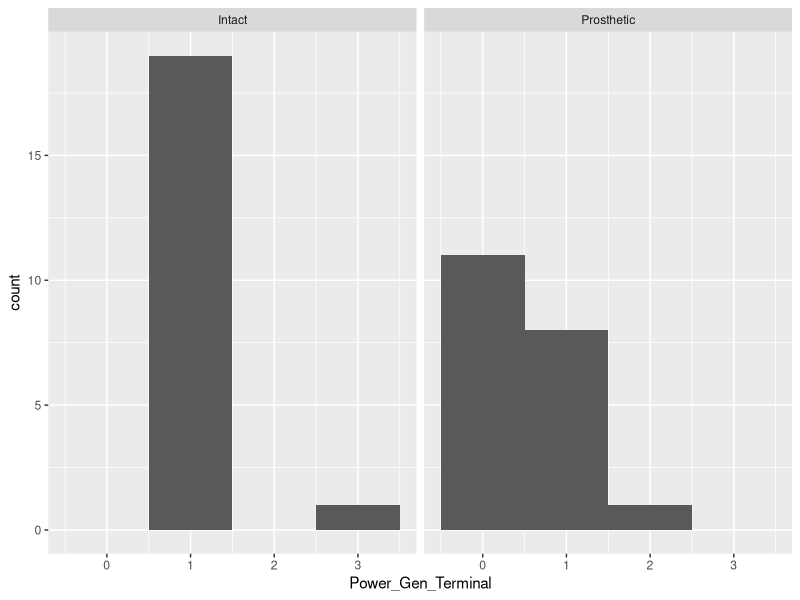
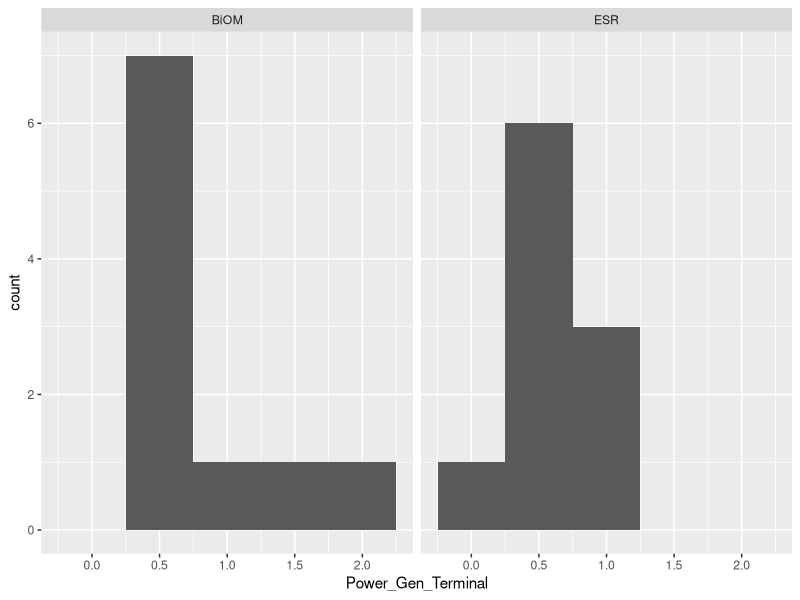
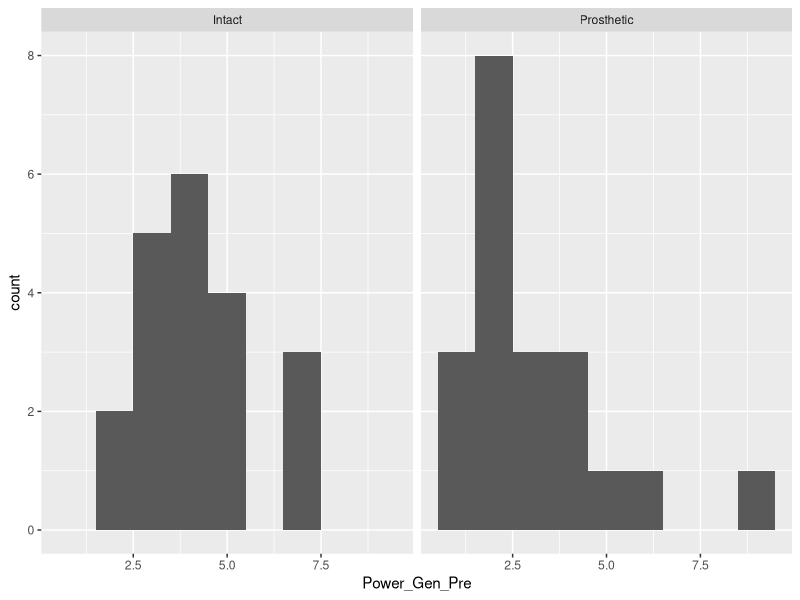
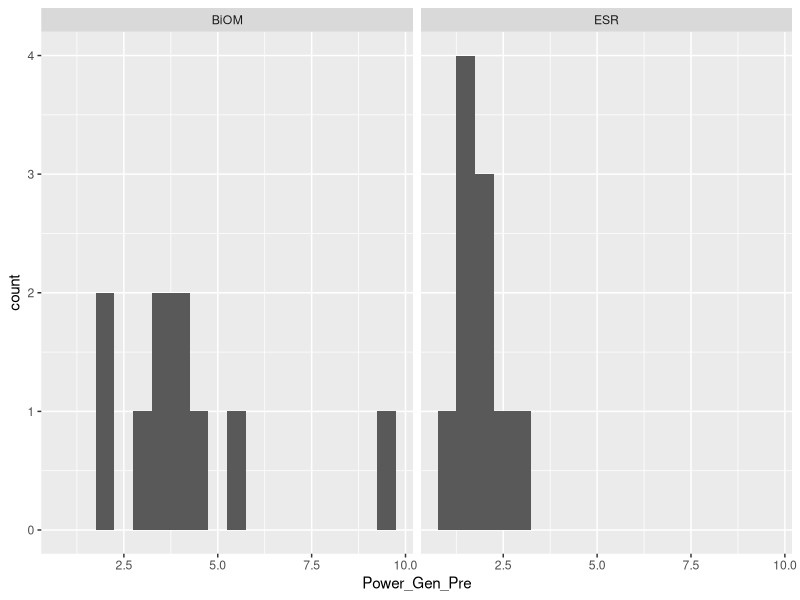
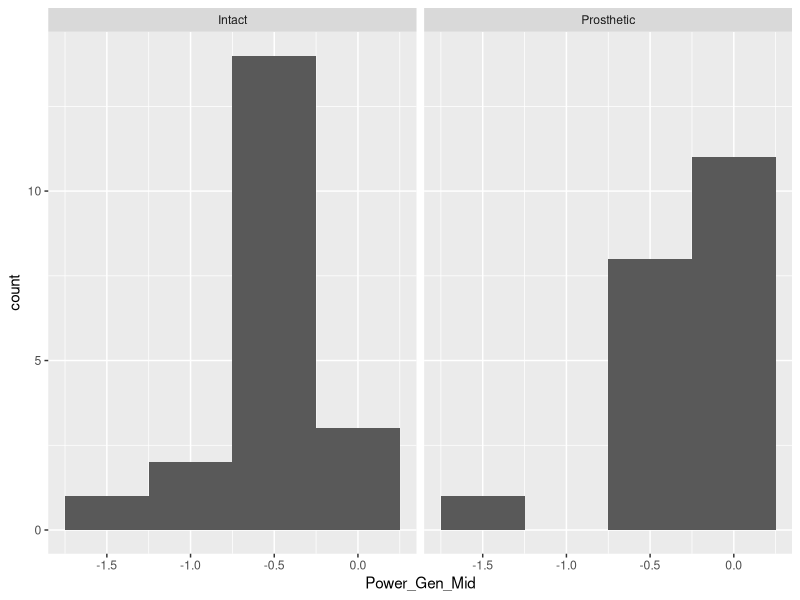
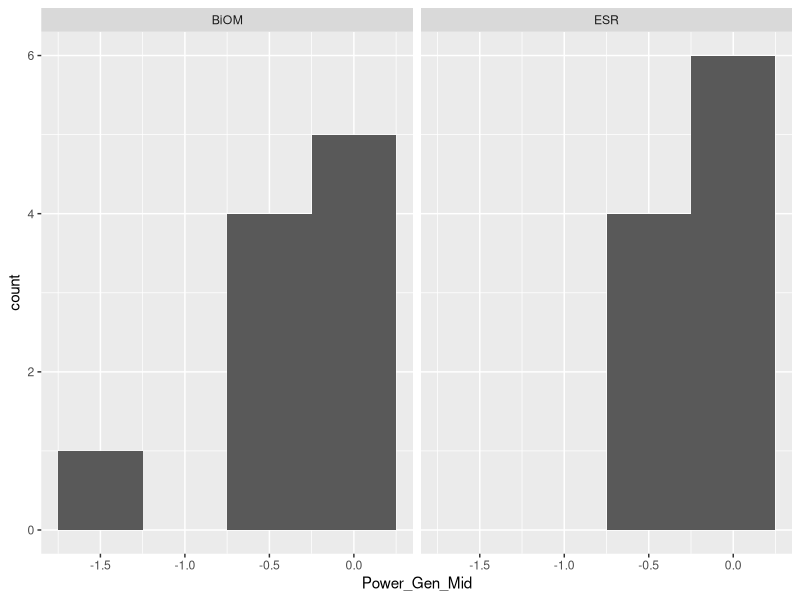
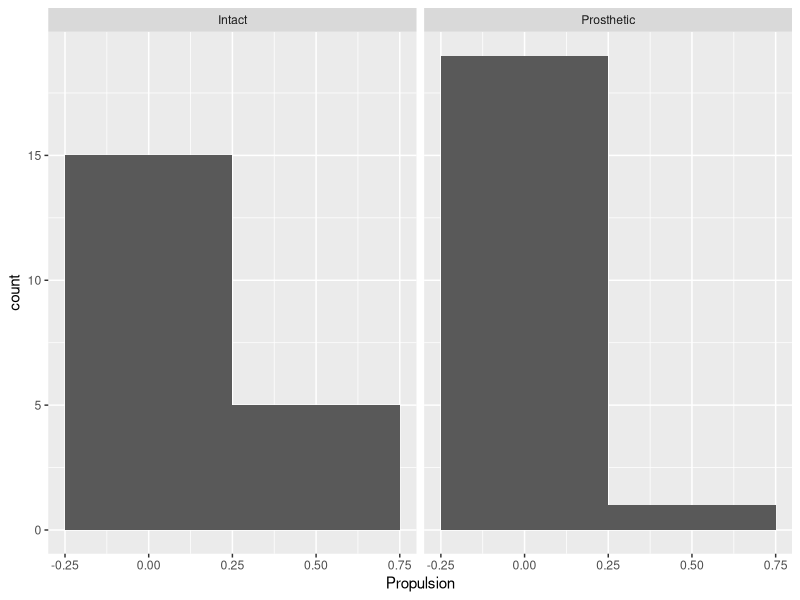
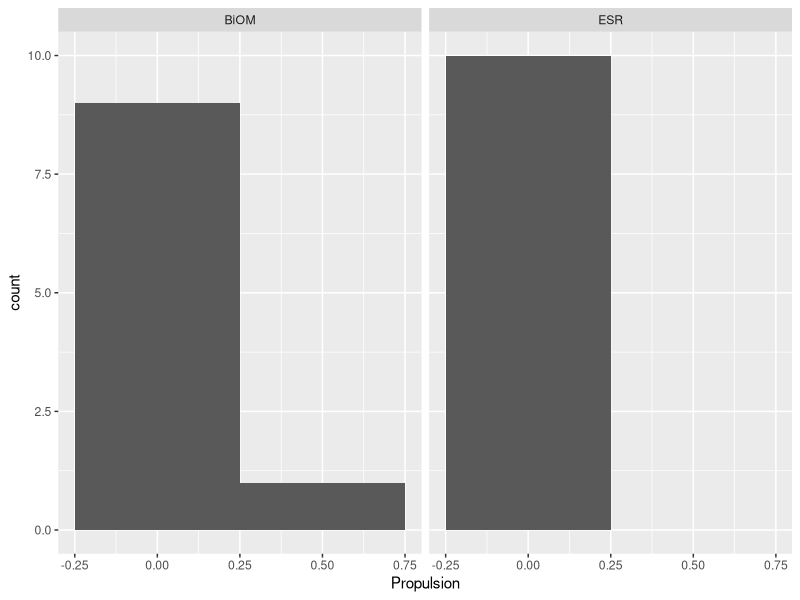

Reproduce these figures in R, in order.
## ---- chunk 1
# clear R's environment
rm(list = ls())

# upload the libraries that we will need for this analysis
library(ggplot2)
library(dplyr)
library(here)
library(ggfortify)
## ---- chunk 2
# import data set using read.csv() and stringsAsFactors = TRUE to import the categorical data as factors with levels that we can look at
DF <- read.csv(here("Data", "prosthetic_analysis.csv"), stringsAsFactors = TRUE)

# take an initial look at the structure of the data set
glimpse(DF)
## ---- chunk 3
# select the data that we want from the current data set
DF_refined <- DF %>% select(c("Subject", "Session", "Side", "Slope","Power.Gen...Preswing", "Power.Gen...Midstance", "Power.Gen...Terminal.stance", "Propulsion", "Braking", "Velocity" ))
## ---- chunk 4
# clean up the column headers
names(DF_refined) <- c("Subject", "Session", "Side", "Slope", "Power_Gen_Pre", "Power_Gen_Mid", "Power_Gen_Terminal", "Propulsion", "Braking", "Velocity")
## ---- chunk 5
# remove the calibration data
DF_refined <- DF_refined %>%
  filter(Side == "Prosthetic" | Side == "Intact")
## ---- chunk 6
# run a summary of the data to draw some basic stats and look for outliers
summary(DF_refined)
## ---- chunk 7
# make a histogram of the Power_Gen_Terminal
ggplot(DF_refined, aes(x = Power_Gen_Terminal))+
    geom_histogram(binwidth = 1)+
    facet_wrap(~Side)
## ---- chunk 8
# make a histogram of the Power_Gen_Terminal based on prosthetic type
ggplot(filter(DF_refined, Side == "Prosthetic"), aes(x = Power_Gen_Terminal))+
    geom_histogram(binwidth = 0.5)+
    facet_wrap(~Session)
## ---- chunk 9
# make a histogram of the Power_Gen_Pres
ggplot(DF_refined, aes(x = Power_Gen_Pre))+
    geom_histogram(binwidth = 1)+
    facet_wrap(~Side)
## ---- chunk 10
# make a histogram of the Power_Gen_Pre based on prosthetic type
ggplot(filter(DF_refined, Side == "Prosthetic"), aes(x = Power_Gen_Pre))+
    geom_histogram(binwidth = 0.5)+
    facet_wrap(~Session)
## ---- chunk 11
# make a histogram of the Power_Gen_Mid
ggplot(DF_refined, aes(x = Power_Gen_Mid))+
    geom_histogram(binwidth = 0.5)+
    facet_wrap(~Side)
## ---- chunk 12
# make a histogram of the Power_Gen_Mid based on prosthetic type
ggplot(filter(DF_refined, Side == "Prosthetic"), aes(x = Power_Gen_Mid))+
    geom_histogram(binwidth = 0.5)+
    facet_wrap(~Session)
## ---- chunk 13
# use histogram to look at the propulsion data
ggplot(DF_refined, aes(x = Propulsion))+
    geom_histogram(binwidth = 0.5)+
    facet_wrap(~Side)
## ---- chunk 14
# make a histogram of the propulsion based on prosthetic type
ggplot(filter(DF_refined, Side == "Prosthetic"), aes(x = Propulsion))+
    geom_histogram(binwidth = 0.5)+
    facet_wrap(~Session)
## ---- chunk 15
# use a histogram to look at the spread of the braking data
ggplot(DF_refined, aes(x = Braking))+
    geom_histogram(binwidth = 0.5)+
    facet_wrap(~Side)
## ---- chunk 16
# make a histogram of the braking based on prosthetic type
ggplot(filter(DF_refined, Side == "Prosthetic"), aes(x = Braking))+
    geom_histogram(binwidth = 0.5)+
    facet_wrap(~Session)
## ---- chunk 17
# use a boxplot to look at the spread of the velocity data
ggplot(DF_refined, aes(x = Side, y = Velocity)) +
geom_boxplot()+
  geom_point(size = 3, colour = 'lightgrey', alpha = 0.5)
  
  
## ---- chunk 18
# make a histogram of the velocity based on prosthetic type
ggplot(filter(DF_refined, Side == "Prosthetic"), aes(x = Velocity))+
    geom_histogram(binwidth = 0.5)+
    facet_wrap(~Session)
